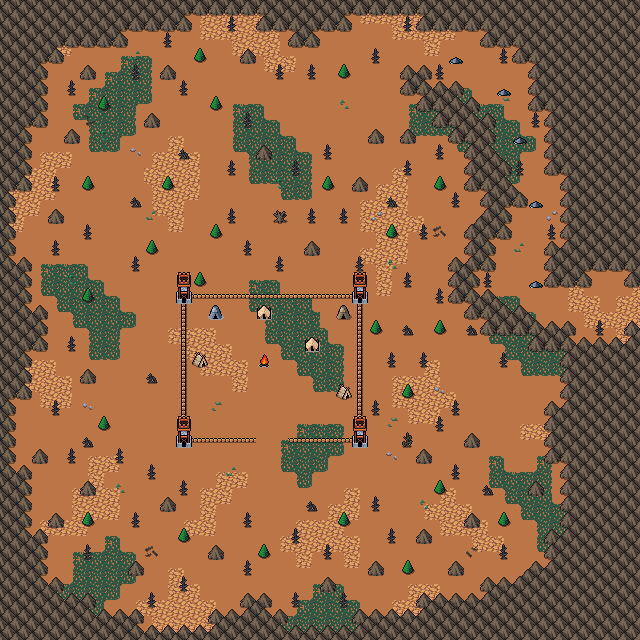

A 2D game scene composited from a Tiled map and its tileset images. What follows is a short description and the map's XML, with each tile layer's data collapsed to a summary:
An orthogonal 40x40 tile map with 16x16 px tiles, 4 tile layers (Background, Ground, Mountain Walls, Clutter), 2 tilesets and 30 objects.

<map version="1.10" tiledversion="1.10.1" orientation="orthogonal" renderorder="right-down" width="40" height="40" tilewidth="16" tileheight="16" infinite="0" nextlayerid="8" nextobjectid="91">
 <editorsettings>
  <export target="wastetown..tmx" format="tmx" />
 </editorsettings>
 <tileset firstgid="1" source="../../../../common/maps/tileset/main.tsx" />
 <tileset firstgid="10113" source="../../../../common/maps/tileset/buildings.tsx" />
 <layer id="1" name="Background" width="40" height="40">
  <data>[1600 cells, 1600 non-empty, 3 distinct tile ids]</data>
 </layer>
 <layer id="2" name="Ground" width="40" height="40">
  <data>[1600 cells, 750 non-empty, 32 distinct tile ids]</data>
 </layer>
 <layer id="7" name="Mountain Walls" width="40" height="40">
  <data>[1600 cells, 504 non-empty, 18 distinct tile ids]</data>
 </layer>
 <layer id="3" name="Clutter" width="40" height="40">
  <properties>
   <property name="spriteLayer" type="bool" value="true" />
  </properties>
  <data>[1600 cells, 199 non-empty, 27 distinct tile ids]</data>
 </layer>
 <objectgroup id="4" name="Objects">
  <object id="48" template="../../../../common/maps/obj/treasure.tx" x="294.5" y="319.25" />
  <object id="50" template="../../../../common/maps/obj/enemy.tx" x="256.285" y="345.467">
   <properties>
    <property name="enemy" value="Orc Warrior" />
    <property name="threatRange" type="int" value="40" />
   </properties>
  </object>
  <object id="51" template="../../../../common/maps/obj/treasure.tx" x="231.333" y="320.333" />
  <object id="57" template="../../../../common/maps/obj/enemy.tx" x="507.631" y="268.411">
   <properties>
    <property name="enemy" value="Orc Brute" />
    <property name="threatRange" type="int" value="40" />
   </properties>
  </object>
  <object id="58" template="../../../../common/maps/obj/enemy.tx" x="228.486" y="383.015">
   <properties>
    <property name="enemy" value="Orc Warrior" />
    <property name="threatRange" type="int" value="40" />
    <property name="waypoints" value="78,79,80,79" />
   </properties>
  </object>
  <object id="59" template="../../../../common/maps/obj/enemy.tx" x="262.885" y="444.395">
   <properties>
    <property name="enemy" value="Orc Warrior" />
    <property name="threatRange" type="int" value="20" />
   </properties>
  </object>
  <object id="61" template="../../../../common/maps/obj/entry_right.tx" x="605.699" y="312.652">
   <properties>
    <property name="direction" value="right" />
   </properties>
  </object>
  <object id="67" template="../../../../common/maps/obj/gold.tx" x="189.5" y="320.5" />
  <object id="68" template="../../../../common/maps/obj/enemy.tx" x="198.087" y="89.9317">
   <properties>
    <property name="enemy" value="Orc Hunter" />
    <property name="threatRange" type="int" value="30" />
    <property name="waypoints" value="83,84,85,84" />
   </properties>
  </object>
  <object id="70" template="../../../../common/maps/obj/enemy.tx" x="105.536" y="331.533">
   <properties>
    <property name="enemy" value="Orc Hunter" />
    <property name="threatRange" type="int" value="30" />
    <property name="waypoints" value="81,82" />
   </properties>
  </object>
  <object id="71" template="../../../../common/maps/obj/enemy.tx" x="262.657" y="495.649">
   <properties>
    <property name="enemy" value="Orc Hunter" />
    <property name="threatRange" type="int" value="30" />
    <property name="waypoints" value="73,74" />
   </properties>
  </object>
  <object id="72" template="../../../../common/maps/obj/enemy.tx" x="501.568" y="446.145">
   <properties>
    <property name="enemy" value="Orc Hunter" />
    <property name="threatRange" type="int" value="30" />
    <property name="waypoints" value="76,75,76,77" />
   </properties>
  </object>
  <object id="73" template="../../../../common/maps/obj/waypoint.tx" x="196.473" y="493.497" />
  <object id="74" template="../../../../common/maps/obj/waypoint.tx" x="410.093" y="487.04" />
  <object id="75" template="../../../../common/maps/obj/waypoint.tx" x="443.455" y="363.28" />
  <object id="76" template="../../../../common/maps/obj/waypoint.tx" x="507.487" y="407.941" />
  <object id="77" template="../../../../common/maps/obj/waypoint.tx" x="472.511" y="481.659" />
  <object id="78" template="../../../../common/maps/obj/waypoint.tx" x="223.915" y="348.751" />
  <object id="79" template="../../../../common/maps/obj/waypoint.tx" x="224.991" y="424.621" />
  <object id="80" template="../../../../common/maps/obj/waypoint.tx" x="324.537" y="427.312" />
  <object id="81" template="../../../../common/maps/obj/waypoint.tx" x="106.612" y="410.093" />
  <object id="82" template="../../../../common/maps/obj/waypoint.tx" x="114.146" y="122.755" />
  <object id="83" template="../../../../common/maps/obj/waypoint.tx" x="202.392" y="85.089" />
  <object id="84" template="../../../../common/maps/obj/waypoint.tx" x="276.11" y="114.146" />
  <object id="85" template="../../../../common/maps/obj/waypoint.tx" x="389.108" y="115.76" />
  <object id="86" template="../../../../common/maps/obj/gold.tx" x="317.004" y="317.542" />
  <object id="87" template="../../../../common/maps/obj/booster.tx" x="171.183" y="618.333">
   <properties>
    <property name="reward">[
  {
    "editions": [ "ICE", "ALL", "PTK" ],
    "type": "card",
    "count": 10,
    "rarity": [ "Common" ]
  },
  {
    "editions": [ "ICE", "ALL", "PTK" ],
    "type": "card",
    "count": 3,
    "rarity": [ "Uncommon" ]
  },
  {
    "editions": [ "ICE", "ALL", "PTK" ],
    "type": "card",
    "count": 3,
    "rarity": [ "Rare" ]
  }
]
</property>
   </properties>
  </object>
  <object id="88" template="../../../../common/maps/obj/manashards.tx" x="459.597" y="219.072" />
  <object id="89" template="../../../../common/maps/obj/manashards.tx" x="92.6222" y="64.6417" />
  <object id="90" template="../../../../common/maps/obj/manashards.tx" x="307.857" y="623.175" />
 </objectgroup>
</map>
